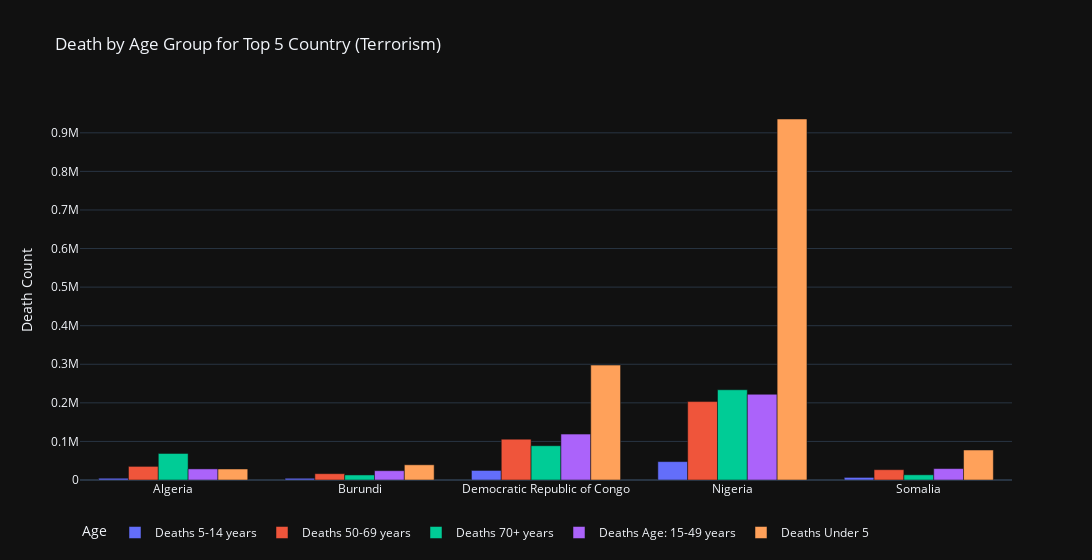

The notebook cell this image was saved under:
### Markdown cell above
#### Death by Age Group in the Five Countries for Terrorism
We've seen the top 5 countries with high number of death by terrorism. Below shows the number of death by age group for each countries.
 
In Nigeria Children there are 935,818 deaths under age 5 which is the highest amongst five country in all age category. We can also see that there is low number death for 5-14yrs in all countries.

Burundi has the lowest number of death in all age group compared to the other four countries

### Code cell
data = reshaper1(terrorism_top5)

group_bar(data, 'Death by Age Group for Top 5 Country (Terrorism)')

### Figure 1 — Plotly figure (JSON) as saved in the notebook; plotly's stock layout.template omitted (floating-point values rounded to 4 significant figures)
{"data": [{"alignmentgroup": "True", "hovertemplate": "Age=Deaths 5-14 years<br>=%{x}<br>Death Count=%{y}<extra></extra>", "legendgroup": "Deaths 5-14 years", "marker": {"color": "#636efa", "pattern": {"shape": ""}}, "name": "Deaths 5-14 years", "offsetgroup": "Deaths 5-14 years", "orientation": "v", "showlegend": true, "textposition": "auto", "type": "bar", "x": ["Algeria", "Burundi", "Democratic Republic of Congo", "Nigeria", "Somalia"], "xaxis": "x", "y": [4563.0, 4516.0, 24770.0, 47710.0, 6706.0], "yaxis": "y"}, {"alignmentgroup": "True", "hovertemplate": "Age=Deaths 50-69 years<br>=%{x}<br>Death Count=%{y}<extra></extra>", "legendgroup": "Deaths 50-69 years", "marker": {"color": "#EF553B", "pattern": {"shape": ""}}, "name": "Deaths 50-69 years", "offsetgroup": "Deaths 50-69 years", "orientation": "v", "showlegend": true, "textposition": "auto", "type": "bar", "x": ["Algeria", "Burundi", "Democratic Republic of Congo", "Nigeria", "Somalia"], "xaxis": "x", "y": [35320.0, 16420.0, 105900.0, 203300.0, 26710.0], "yaxis": "y"}, {"alignmentgroup": "True", "hovertemplate": "Age=Deaths 70+ years<br>=%{x}<br>Death Count=%{y}<extra></extra>", "legendgroup": "Deaths 70+ years", "marker": {"color": "#00cc96", "pattern": {"shape": ""}}, "name": "Deaths 70+ years", "offsetgroup": "Deaths 70+ years", "orientation": "v", "showlegend": true, "textposition": "auto", "type": "bar", "x": ["Algeria", "Burundi", "Democratic Republic of Congo", "Nigeria", "Somalia"], "xaxis": "x", "y": [68790.0, 13070.0, 88840.0, 233900.0, 13450.0], "yaxis": "y"}, {"alignmentgroup": "True", "hovertemplate": "Age=Deaths Age: 15-49 years<br>=%{x}<br>Death Count=%{y}<extra></extra>", "legendgroup": "Deaths Age: 15-49 years", "marker": {"color": "#ab63fa", "pattern": {"shape": ""}}, "name": "Deaths Age: 15-49 years", "offsetgroup": "Deaths Age: 15-49 years", "orientation": "v", "showlegend": true, "textposition": "auto", "type": "bar", "x": ["Algeria", "Burundi", "Democratic Republic of Congo", "Nigeria", "Somalia"], "xaxis": "x", "y": [28780.0, 24110.0, 118900.0, 222237, 29580.0], "yaxis": "y"}, {"alignmentgroup": "True", "hovertemplate": "Age=Deaths Under 5<br>=%{x}<br>Death Count=%{y}<extra></extra>", "legendgroup": "Deaths Under 5", "marker": {"color": "#FFA15A", "pattern": {"shape": ""}}, "name": "Deaths Under 5", "offsetgroup": "Deaths Under 5", "orientation": "v", "showlegend": true, "textposition": "auto", "type": "bar", "x": ["Algeria", "Burundi", "Democratic Republic of Congo", "Nigeria", "Somalia"], "xaxis": "x", "y": [28560.0, 39430.0, 297800.0, 935800.0, 77730.0], "yaxis": "y"}], "layout": {"barmode": "group", "legend": {"orientation": "h", "title": {"text": "Age"}, "tracegroupgap": 0}, "title": {"text": "Death by Age Group for Top 5 Country (Terrorism)"}, "width": 1100, "xaxis": {"anchor": "y", "domain": [0, 1], "title": {"text": ""}}, "yaxis": {"anchor": "x", "domain": [0, 1], "title": {"text": "Death Count"}}}}
